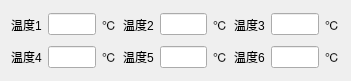
     <widget class="QWidget" name="gridLayoutWidget_2">
      <property name="geometry">
       <rect>
        <x>10</x>
        <y>20</y>
        <width>351</width>
        <height>81</height>
       </rect>
      </property>
      <layout class="QGridLayout" name="gridLayout_2">
       <item row="1" column="2">
        <layout class="QHBoxLayout" name="horizontalLayout_4">
         <item>
          <widget class="QLabel" name="label_58">
           <property name="text">
            <string>温度3</string>
           </property>
          </widget>
         </item>
         <item>
          <widget class="QLineEdit" name="temperature1_3"/>
         </item>
         <item>
          <widget class="QLabel" name="label_134">
           <property name="text">
            <string>℃</string>
           </property>
          </widget>
         </item>
        </layout>
       </item>
       <item row="2" column="0">
        <layout class="QHBoxLayout" name="horizontalLayout_5">
         <item>
          <widget class="QLabel" name="label_59">
           <property name="text">
            <string>温度4</string>
           </property>
          </widget>
         </item>
         <item>
          <widget class="QLineEdit" name="temperature1_4"/>
         </item>
         <item>
          <widget class="QLabel" name="label_131">
           <property name="text">
            <string>℃</string>
           </property>
          </widget>
         </item>
        </layout>
       </item>
       <item row="1" column="0">
        <layout class="QHBoxLayout" name="horizontalLayout_2">
         <item>
          <widget class="QLabel" name="label_56">
           <property name="text">
            <string>温度1</string>
           </property>
          </widget>
         </item>
         <item>
          <widget class="QLineEdit" name="temperature1_1"/>
         </item>
         <item>
          <widget class="QLabel" name="label_130">
           <property name="text">
            <string>℃</string>
           </property>
          </widget>
         </item>
        </layout>
       </item>
       <item row="1" column="1">
        <layout class="QHBoxLayout" name="horizontalLayout_3">
         <item>
          <widget class="QLabel" name="label_57">
           <property name="text">
            <string>温度2</string>
           </property>
          </widget>
         </item>
         <item>
          <widget class="QLineEdit" name="temperature1_2"/>
         </item>
         <item>
          <widget class="QLabel" name="label_132">
           <property name="text">
            <string>℃</string>
           </property>
          </widget>
         </item>
        </layout>
       </item>
       <item row="2" column="1">
        <layout class="QHBoxLayout" name="horizontalLayout_6">
         <item>
          <widget class="QLabel" name="label_60">
           <property name="text">
            <string>温度5</string>
           </property>
          </widget>
         </item>
         <item>
          <widget class="QLineEdit" name="temperature1_5"/>
         </item>
         <item>
          <widget class="QLabel" name="label_133">
           <property name="text">
            <string>℃</string>
           </property>
          </widget>
         </item>
        </layout>
       </item>
       <item row="2" column="2">
        <layout class="QHBoxLayout" name="horizontalLayout_7">
         <item>
          <widget class="QLabel" name="label_61">
           <property name="text">
            <string>温度6</string>
           </property>
          </widget>
         </item>
         <item>
          <widget class="QLineEdit" name="temperature1_6"/>
         </item>
         <item>
          <widget class="QLabel" name="label_136">
           <property name="text">
            <string>℃</string>
           </property>
          </widget>
         </item>
        </layout>
       </item>
      </layout>
     </widget>
